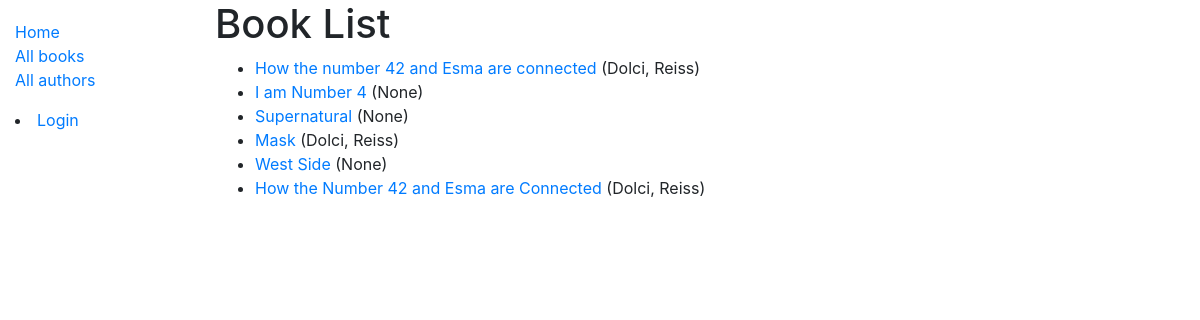
/catalog/books/, run on the app's committed database.
### catalog/models.py (models this page shows, shortened)
class Book(models.Model):
    title = models.CharField(max_length=200)
    author = models.ForeignKey('Author', on_delete=models.SET_NULL, null=True)
    summary = models.TextField(max_length=1000, help_text='Enter a brief description of the book')
    isbn = models.CharField('ISBN', max_length=13, help_text='13 Character <a href="https://www.isbn-international.org/content/what-isbn">ISBN number</a>')
    genre = models.ManyToManyField(Genre, help_text='Select a genre for this book')
    def get_absolute_url(self):
        return reverse('book-detail', args=[str(self.id)])
    def display_genre(self):
        """Create a string for the Genre. This is required to display genre in Admin."""
        return ', '.join(genre.name for genre in self.genre.all()[:3])
    display_genre.short_description = 'Genre'

class Author(models.Model):
    first_name = models.CharField(max_length=100)
    last_name = models.CharField(max_length=100)
    date_of_birth = models.DateField(null=True, blank=True)
    date_of_death = models.DateField('Died', null=True, blank=True)
    class Meta:
        ordering = ['first_name', 'last_name']
    def __str__(self):
        return f'{self.last_name}, {self.first_name}'

### catalog/views.py (the view)
# urls.py: path('books/', views.BookListView.as_view(), name='books'),
class BookListView(generic.ListView):
    model = Book
    paginate_by = 10

### catalog/templates/catalog/book_list.html
{% extends "base_generic.html" %}
{% block content %}
  <h1>Book List</h1>
  {% if book_list %}
  <ul>
    {% for book in book_list %}
      <li>
        <a href="{{ book.get_absolute_url }}">{{ book.title }}</a> ({{book.author}})
      </li>
    {% endfor %}
  </ul>
  {% else %}
    <p>There are no books in the library.</p>
  {% endif %}
{% endblock %}

### catalog/templates/base_generic.html (shortened to what this page needs)
<!DOCTYPE html>
<html lang="en">
<head>
  <link rel="stylesheet" href="https://stackpath.bootstrapcdn.com/bootstrap/4.1.3/css/bootstrap.min.css">
  {% load static %}
  <link rel="stylesheet" href="{% static 'css/styles.css' %}">
</head>
<body>
  <div class="container-fluid">
    <div class="row">
      <div class="col-sm-2">
      {% block sidebar %}
        <ul class="sidebar-nav">
          <li><a href="{% url 'index' %}">Home</a></li>
          <li><a href="{% url 'books'%}">All books</a></li>
          <li><a href="{% url 'author'%}">All authors</a></li>
        </ul>
        {% if user.is_authenticated %}
     <li>User: {{ user.get_username }}</li>
     <li><a href="{% url 'my-borrowed' %}">My Borrowed</a></li>
     <li><a href="{% url 'logout'%}?next={{request.path}}">Logout</a></li>
   {% else %}
     <li><a href="{% url 'login'%}?next={{request.path}}">Login</a></li>
   {% endif %}
     {% endblock %}
      </div>
      <div class="col-sm-10 ">{% block content %}{% endblock %}</div>
    </div>
  </div>
</body>
</html>

### catalog/static/css/styles.css (style rules this page uses)
.sidebar-nav { margin-top: 20px; padding: 0; list-style: none; }

### data on the page
Book: title "How the number 42 and Esma are connected", author "Dolci, Reiss"
Book: title "I am Number 4", author "None"
Book: title "Supernatural", author "None"
Book: title "Mask", author "Dolci, Reiss"
Book: title "West Side", author "None"
Book: title "How the Number 42 and Esma are Connected", author "Dolci, Reiss"
